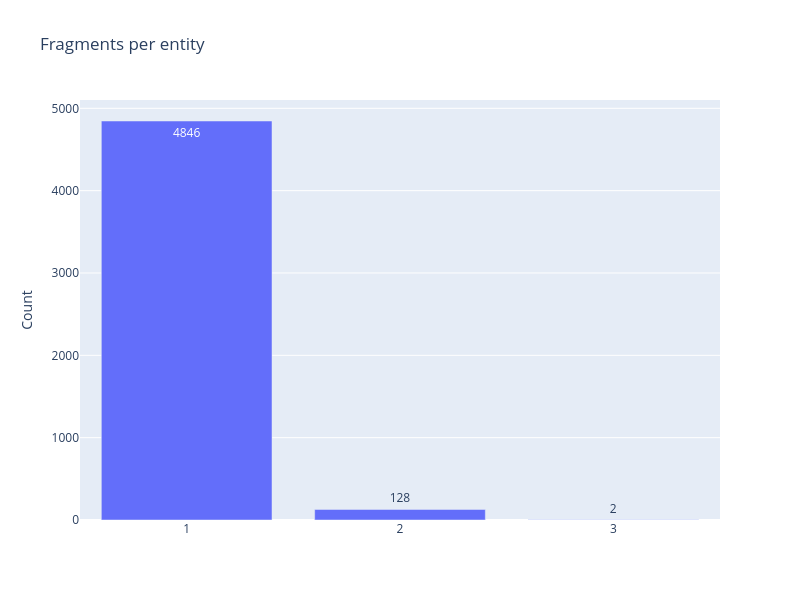

This figure's notebook cell:
### Markdown cell above
Fragments per entity
---

### Code cell
entity_ids = [fragment.entity_id for fragment in fragments]
counts = pd.Series(entity_ids).value_counts().value_counts().sort_index()

fig = px.bar(counts, x=counts.index.astype(str), y=counts.values, title="Fragments per entity", text=counts.values)
fig.update_layout(xaxis_title="", yaxis_title="Count", width=800, height=600)
fig.show()

avg_fragments_per_entity = pd.Series(entity_ids).value_counts().mean()
print(f"Average fragments per entity: {avg_fragments_per_entity:.2f}")

### Figure 1 — Plotly figure (JSON) as saved in the notebook; plotly's stock layout.template omitted (floating-point values rounded to 4 significant figures)
{"data": [{"hovertemplate": "x=%{x}<br>y=%{y}<br>text=%{text}<extra></extra>", "legendgroup": "", "marker": {"color": "#636efa", "pattern": {"shape": ""}}, "name": "", "orientation": "v", "showlegend": false, "text": [4846.0, 128.0, 2.0], "textposition": "auto", "type": "bar", "x": ["1", "2", "3"], "xaxis": "x", "y": [4846, 128, 2], "yaxis": "y"}], "layout": {"barmode": "relative", "height": 600, "legend": {"tracegroupgap": 0}, "title": {"text": "Fragments per entity"}, "width": 800, "xaxis": {"anchor": "y", "domain": [0, 1], "title": {"text": ""}}, "yaxis": {"anchor": "x", "domain": [0, 1], "title": {"text": "Count"}}}}
